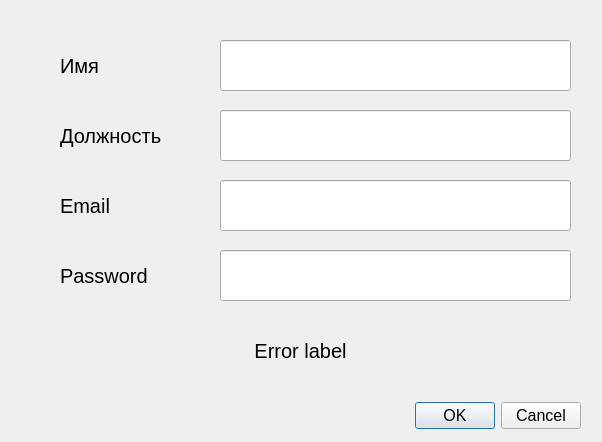
<?xml version="1.0" encoding="UTF-8"?>
<ui version="4.0">
 <class>reg_window</class>
 <widget class="QDialog" name="reg_window">
  <property name="geometry">
   <rect>
    <x>0</x>
    <y>0</y>
    <width>602</width>
    <height>442</height>
   </rect>
  </property>
  <property name="font">
   <font>
    <pointsize>15</pointsize>
   </font>
  </property>
  <property name="windowTitle">
   <string>Dialog</string>
  </property>
  <widget class="QDialogButtonBox" name="buttonBox">
   <property name="geometry">
    <rect>
     <x>380</x>
     <y>400</y>
     <width>201</width>
     <height>32</height>
    </rect>
   </property>
   <property name="font">
    <font>
     <pointsize>12</pointsize>
    </font>
   </property>
   <property name="orientation">
    <enum>Qt::Horizontal</enum>
   </property>
   <property name="standardButtons">
    <set>QDialogButtonBox::Cancel|QDialogButtonBox::Ok</set>
   </property>
  </widget>
  <widget class="QLabel" name="label">
   <property name="geometry">
    <rect>
     <x>60</x>
     <y>50</y>
     <width>131</width>
     <height>31</height>
    </rect>
   </property>
   <property name="font">
    <font>
     <pointsize>15</pointsize>
    </font>
   </property>
   <property name="text">
    <string>Имя</string>
   </property>
  </widget>
  <widget class="QLineEdit" name="name_lineEdit">
   <property name="geometry">
    <rect>
     <x>220</x>
     <y>40</y>
     <width>351</width>
     <height>51</height>
    </rect>
   </property>
   <property name="font">
    <font>
     <pointsize>15</pointsize>
    </font>
   </property>
  </widget>
  <widget class="QLineEdit" name="post_lineEdit">
   <property name="geometry">
    <rect>
     <x>220</x>
     <y>110</y>
     <width>351</width>
     <height>51</height>
    </rect>
   </property>
   <property name="font">
    <font>
     <pointsize>15</pointsize>
    </font>
   </property>
  </widget>
  <widget class="QLabel" name="label_2">
   <property name="geometry">
    <rect>
     <x>60</x>
     <y>120</y>
     <width>131</width>
     <height>31</height>
    </rect>
   </property>
   <property name="font">
    <font>
     <pointsize>15</pointsize>
    </font>
   </property>
   <property name="text">
    <string>Должность</string>
   </property>
  </widget>
  <widget class="QLineEdit" name="email_lineEdit">
   <property name="geometry">
    <rect>
     <x>220</x>
     <y>180</y>
     <width>351</width>
     <height>51</height>
    </rect>
   </property>
   <property name="font">
    <font>
     <pointsize>15</pointsize>
    </font>
   </property>
  </widget>
  <widget class="QLabel" name="label_3">
   <property name="geometry">
    <rect>
     <x>60</x>
     <y>190</y>
     <width>131</width>
     <height>31</height>
    </rect>
   </property>
   <property name="font">
    <font>
     <pointsize>15</pointsize>
    </font>
   </property>
   <property name="text">
    <string>Email</string>
   </property>
  </widget>
  <widget class="QLineEdit" name="password_lineEdit">
   <property name="geometry">
    <rect>
     <x>220</x>
     <y>250</y>
     <width>351</width>
     <height>51</height>
    </rect>
   </property>
   <property name="font">
    <font>
     <pointsize>15</pointsize>
    </font>
   </property>
  </widget>
  <widget class="QLabel" name="label_4">
   <property name="geometry">
    <rect>
     <x>60</x>
     <y>260</y>
     <width>131</width>
     <height>31</height>
    </rect>
   </property>
   <property name="font">
    <font>
     <pointsize>15</pointsize>
    </font>
   </property>
   <property name="text">
    <string>Password</string>
   </property>
  </widget>
  <widget class="QLabel" name="error_label">
   <property name="geometry">
    <rect>
     <x>30</x>
     <y>320</y>
     <width>541</width>
     <height>61</height>
    </rect>
   </property>
   <property name="text">
    <string>Error label</string>
   </property>
   <property name="alignment">
    <set>Qt::AlignCenter</set>
   </property>
   <property name="wordWrap">
    <bool>true</bool>
   </property>
  </widget>
 </widget>
 <resources/>
 <connections>
  <connection>
   <sender>buttonBox</sender>
   <signal>accepted()</signal>
   <receiver>reg_window</receiver>
   <slot>accept()</slot>
   <hints>
    <hint type="sourcelabel">
     <x>248</x>
     <y>254</y>
    </hint>
    <hint type="destinationlabel">
     <x>157</x>
     <y>274</y>
    </hint>
   </hints>
  </connection>
  <connection>
   <sender>buttonBox</sender>
   <signal>rejected()</signal>
   <receiver>reg_window</receiver>
   <slot>reject()</slot>
   <hints>
    <hint type="sourcelabel">
     <x>316</x>
     <y>260</y>
    </hint>
    <hint type="destinationlabel">
     <x>286</x>
     <y>274</y>
    </hint>
   </hints>
  </connection>
 </connections>
</ui>
